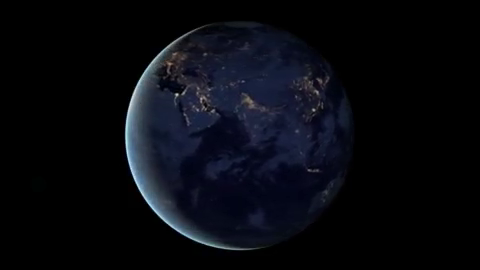
#> input picture frame 90 of AVI.avi, 480 x 270 px
$ jupyter execute Tutorial1.ipynb
#> lines starting #> are read from the running program, lines starting #| are printed output that depends on the picture
[cell 1]
import numpy as np
import cv2

cap = cv2.VideoCapture('AVI.avi')
while(cap.isOpened()):
    ret, frame = cap.read()
#> frame is the input picture: shape (270, 480, 3); mean B, G, R 15.2, 9.4, 7.8
    gray = cv2.cvtColor(frame, cv2.COLOR_BGR2GRAY)
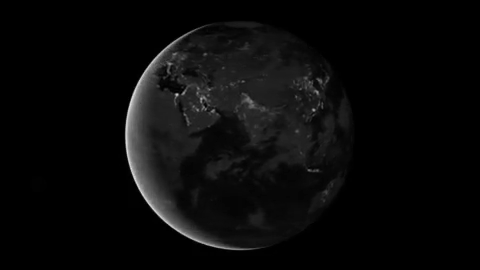
#> gray: shape (270, 480); min 0, max 221, mean 9.6
    cv2.imshow('frame',gray)
    if cv2.waitKey(1) & 0xFF == ord('q'):
#> (key q is pressed here)
        break
cap.release()
cv2.destroyAllWindows()

[cell 2]
import cv2
import numpy as np
from matplotlib import pyplot as plt
BLUE = [255,0,0]
img1 = cv2.imread('opencv_logo.png')
replicate = cv2.copyMakeBorder(img1,10,10,10,10,cv2.BORDER_REPLICATE)
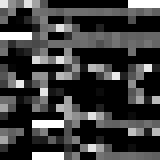
#> replicate: shape (20, 20) (shown 8 times larger); min 0, max 255, mean 62.7
reflect = cv2.copyMakeBorder(img1,10,10,10,10,cv2.BORDER_REFLECT)
reflect101 = cv2.copyMakeBorder(img1,10,10,10,10,cv2.BORDER_REFLECT_101)
wrap = cv2.copyMakeBorder(img1,10,10,10,10,cv2.BORDER_WRAP)
constant= cv2.copyMakeBorder(img1,10,10,10,10,cv2.BORDER_CONSTANT,value=BLUE)
plt.subplot(231),plt.imshow(img1,'gray'),plt.title('ORIGINAL')
plt.subplot(232),plt.imshow(replicate,'gray'),plt.title('REPLICATE')
plt.subplot(233),plt.imshow(reflect,'gray'),plt.title('REFLECT')
plt.subplot(234),plt.imshow(reflect101,'gray'),plt.title('REFLECT_101')
plt.subplot(235),plt.imshow(wrap,'gray'),plt.title('WRAP')
plt.subplot(236),plt.imshow(constant,'gray'),plt.title('CONSTANT')
plt.show()
